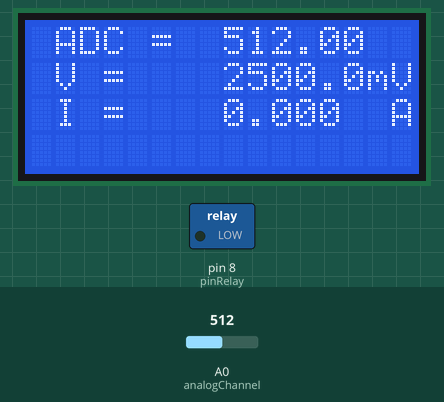
Recording of a sketch running on a simulated Arduino Uno, built with avr-gcc and run on an emulated ATmega328P. On the bench: 16×4 character LCD, switched loads named in the sketch (green lamp = pin HIGH). Inputs (shaded band) come from the test bench; at power-on: A0 (analogChannel) = 512. What the sketch prints to the serial monitor is not drawn.

Above: at 1.7 s.
1.8 s: A0 (analogChannel) set to 490
At 4.0 s:
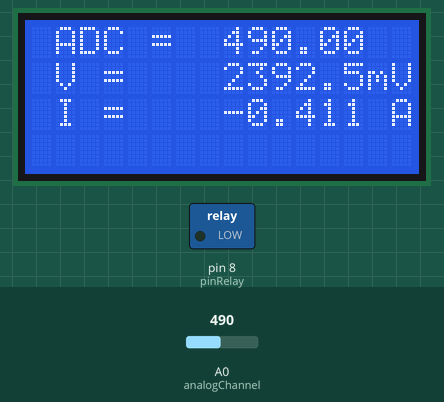
4.8 s: A0 (analogChannel) set to 510
At 7.7 s:
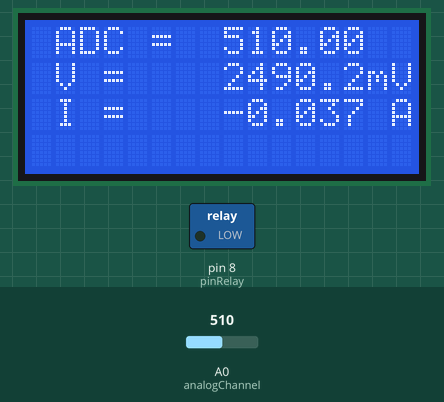
7.8 s: A0 (analogChannel) set to 306
At 10.2 s:
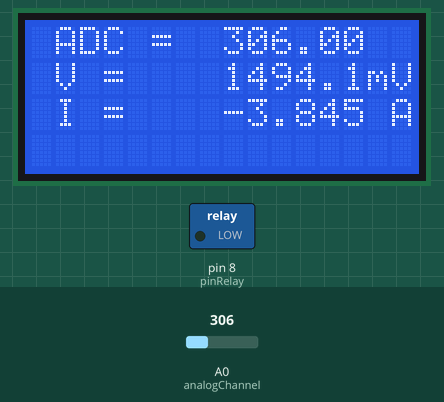
Timing chart, 0 to 11.7 s (numbered marks = the images above; inputs shaded):
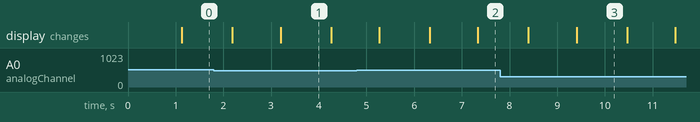

Measured:
- after the input at 1.8 s, the display: first differs from a run without the input after 1.4 s (image 1)
- after the input at 4.8 s, the display: first differs from a run without the input after 2.5 s (image 2)
- after the input at 7.8 s, the display: first differs from a run without the input after 1.6 s (image 3)
- what the display in image 1 shows lasts 1.1 s, from 3.2 s to 4.3 s

The sketch:

sismik_2021_ACcurrent.ino
```cpp
// include the library code:
#include <LiquidCrystal.h> //library for LCD

// initialize the library with the numbers of the interface pins
LiquidCrystal lcd(12, 11, 5, 4, 3, 2);

//Measuring Current Using ACS712

const int analogChannel = 0; //Connect current sensor with A0 of Arduino
int sensitivity = 185; // use 100 for 20A Module and 66 for 30A Module
float adcvalue= 0;
int offsetVoltage = 2500;
double Voltage = 0; //voltage measuring
double Current = 0;// Current measuring
int pinRelay = 8;

void setup() {
 //baud rate
 Serial.begin(9600);//baud rate at which arduino communicates with Laptop/PC
 // set up the LCD's number of columns and rows:
 lcd.begin(16, 4); //LCD order
 // Print a message to the LCD.
 pinMode(pinRelay, HIGH);
}

void loop() //method to run the source code repeatedly
{
 unsigned int temp=0;
 float maxpoint = 0;
 int i=0;
 for(i=0;i<500;i++)
 {
 if(temp = analogRead(analogChannel),temp > maxpoint)
 {
 maxpoint = temp;
 }
 }
 adcvalue = maxpoint;
 Voltage = (adcvalue / 1024.0) * 5000; // Gets you mV
 Current = ((Voltage - offsetVoltage) / sensitivity);
 Current = ( Current ) / ( sqrt(2) );
//Prints on the serial port
 Serial.print("Raw Value = " ); // prints on the serial monitor
 Serial.print(adcvalue); //prints the results on the serial monitor

 lcd.clear();//clears the display of LCD
 delay(1000);//delay of 1 sec
 lcd.display();
 lcd.setCursor(1,0);
 lcd.print("ADC = ");
 lcd.setCursor(8,0);
 lcd.print(adcvalue);

 Serial.print("\t mV = "); // shows the voltage measured
 Serial.print(Voltage,3); // the '3' after voltage allows you to display 3 digits after decimal point

 lcd.setCursor(1,1);
 lcd.print("V = ");
 lcd.setCursor(8,1);
 lcd.print(Voltage,3);
 lcd.setCursor(14,1);
 lcd.print("mV");//Unit for the voltages to be measured

 Serial.print("\t Current = "); // shows the voltage measured
 Serial.println(Current,3);// the '3' after voltage allows you to display 3 digits after decimal point

 lcd.setCursor(1,2);
 lcd.print("I = ");
 lcd.setCursor(8,2);
 lcd.print(Current,3);
 lcd.setCursor(15,2);
 lcd.print("A"); //unit for the current to be measured
 delay(1000); //delay of 2.5 sec
}
```
